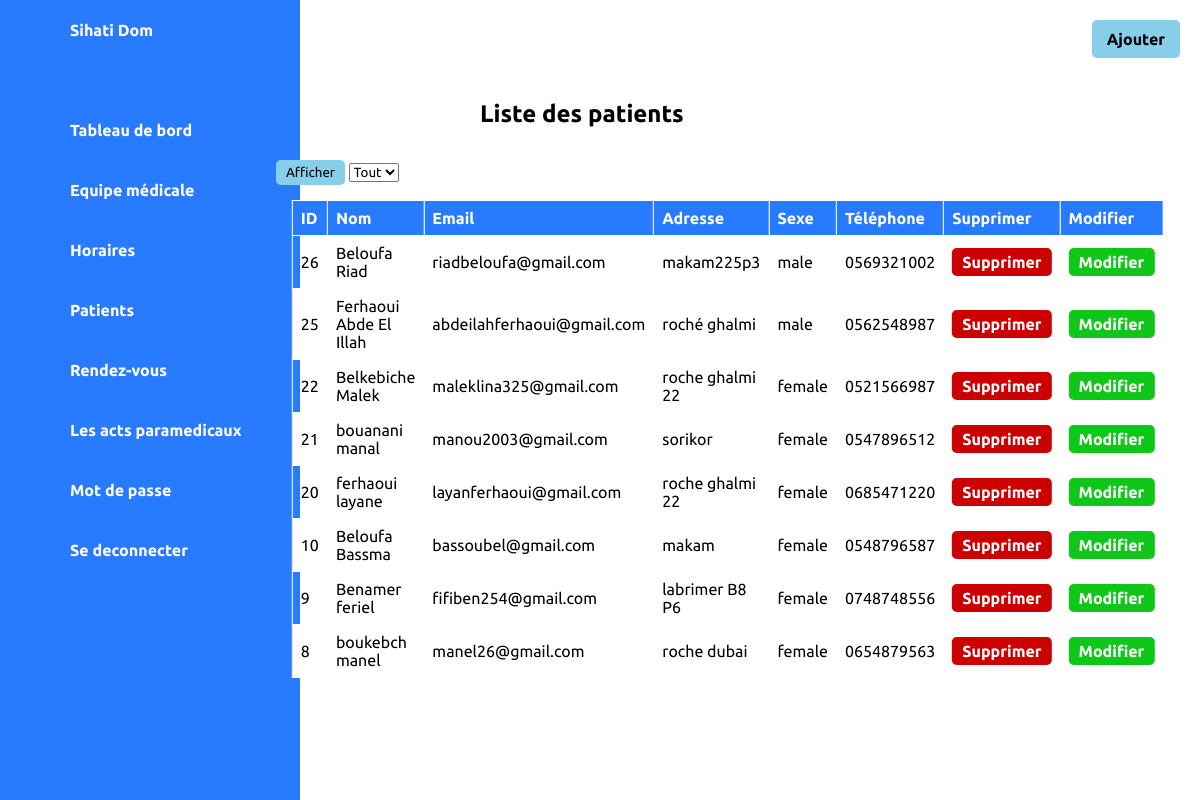
/patients.php, run on the app's committed database.
### tables this page shows
CREATE TABLE `patients` (
  `id` int(11) NOT NULL,
  `username` varchar(50) NOT NULL,
  `password` varchar(100) NOT NULL,
  `email` varchar(100) DEFAULT NULL,
  `address` varchar(255) DEFAULT NULL,
  `sex` enum('male','female') DEFAULT NULL,
  `phone` varchar(20) NOT NULL,
  `created_at` timestamp NOT NULL DEFAULT current_timestamp(),
  `status` varchar(10) DEFAULT 'hors ligne'
);

### patients.php (the view, shortened to what this page needs)
<?php include 'menu.php'; ?>
<!DOCTYPE html>
<html lang="fr">
<head>
    <link rel="stylesheet" href="sty.css">
</head>
<body>
<div class="container">
<div class="topbar">
    <a href="nouveau_patient.php" class="add-button">Ajouter</a>
</div>
<h2>Liste des patients</h2>
<form action="<?php echo htmlspecialchars($_SERVER["PHP_SELF"]); ?>" method="post">
    <input type="submit" value="Afficher" name="submit" class="show-button">
    <select name="nombre" id="nombre" class="select-box">
        <option value="0" <?php if(isset($_POST['nombre']) && $_POST['nombre'] == 0) echo 'selected'; ?>>Tout</option>
    </select>
</form>
    <table border="1" id="tableauPatients">
    <?php
$servername = "localhost";
$usernameDB = "root";
$passwordDB = "";
$dbname = "user";
$conn = new mysqli($servername, $usernameDB, $passwordDB, $dbname);
$sql_count = "SELECT COUNT(*) AS total_patients FROM patients";
$result_count = $conn->query($sql_count);
$total_patients = 0;
if ($result_count->num_rows > 0) {
    $row = $result_count->fetch_assoc();
    $total_patients = $row["total_patients"];
}
if ($total_patients == 0) {
    $output = "<tr><td colspan='9'>Aucun patient trouvé</td></tr>";
} else {
    $selected_value = isset($_POST['nombre']) ? $_POST['nombre'] : 0;
    $limit = ($selected_value > 0) ? $selected_value : $total_patients;
    $sql = "SELECT id, username, email, address, sex, phone FROM patients ORDER BY id DESC LIMIT $limit";
    $result = $conn->query($sql);
    if ($result->num_rows > 0) {
        $output = "<tr>
                        <th>ID</th>
                        <th>Nom</th>
                        <th>Email</th>
                        <th>Adresse</th>
                        <th>Sexe</th>
                        <th>Téléphone</th>
                        <th>Supprimer</th>
                        <th>Modifier</th>
                    </tr>";
        while ($row = $result->fetch_assoc()) {
            $output .= "<tr>";
            $output .= "<td>" . $row["id"] . "</td>";
            $output .= "<td>" . $row["username"] . "</td>";
            $output .= "<td>" . $row["email"] . "</td>";
            $output .= "<td>" . $row["address"] . "</td>";
            $output .= "<td>" . $row["sex"] . "</td>";
            $output .= "<td>" . htmlspecialchars($row["phone"]) . "</td>";
            $output .= "<td><a href='#' onclick='confirmDelete(\"" . $row["username"] . "\")' class='delete-button'>Supprimer</a></td>";
            $output .= "<td><a href='modifier_patient.php?id=" . $row["id"] . "' class='modifier-link'>Modifier</a></td>";
            $output .= "</tr>";
        }
    }
}
echo $output;
?>
    </table>
</div>
</body>
</html>

### styl.css (style rules this page uses)
* { margin: 0; padding: 0; box-sizing: border-box; font-family: 'Ubuntu' , sans-serif; }
:root { --blue: #287bff; --white:#fff; --grey: #f5f5f5; --black1: #222; --black2: #999; }
body { min-height: 100vh; overflow-x:hidden; }
.container { position: relative; width: 100%; }
.topbar { width: 100%; height: 60px; display: flex; justify-content: space-between; align-items: center; padding: 0 10px; }

### sty.css (style rules this page uses)
.add-button { background-color: #87CEEB; color: black; border: none; padding: 10px 15px; border-radius: 5px; cursor: pointer; position: fixed; top: 20px; right: 20px; transition: background-color 0.3s, color 0.3s; text-decoration: none; }
.show-button { background-color: #87CEEB; color: black; border: none; padding: 5px 10px; border-radius: 5px; margin-top: 40px; left:23%; position: relative; top: 60px; }
.select-box { background-color: white; color: black; border: yes; padding: 0px 0px; border-radius: 2px; margin-top: 40px; margin-right: 10px; position: relative; left: 23%; top: 60px; }
h2 { position: absolute; top: 100px; left: calc(50% - 43%); width: 50%; left: 40%; }
table { margin: 75px auto; position: absolute; left: 57%; transform: translateX(-45%); border-collapse: collapse; }
th, td { border: 1px solid white; padding: 8px; text-align: left; }
th { background-color: #287bff; color: white ; font-weight: bold; }
tr:nth-child(odd) { background-color: white; }
a { color: #287bff; text-decoration: none; font-weight: bold; }
.delete-button { background-color: #cc0000; color: white; border: none; padding: 5px 10px; border-radius: 5px; cursor: pointer; text-decoration: none; }
.modifier-link { background-color: #0fc718; color: white; border: none; padding: 5px 10px; border-radius: 5px; cursor: pointer; text-decoration: none; }

### data on the page
patients: id "26", username "Beloufa Riad", email "riadbeloufa@gmail.com", address "makam225p3", sex "male", phone "0569321002"
patients: id "25", username "Ferhaoui Abde El Illah", email "abdeilahferhaoui@gmail.com", address "roché ghalmi", sex "male", phone "0562548987"
patients: id "22", username "Belkebiche Malek", email "maleklina325@gmail.com", address "roche ghalmi 22", sex "female", phone "0521566987"
patients: id "21", username "bouanani manal", email "manou2003@gmail.com", address "sorikor", sex "female", phone "0547896512"
patients: id "20", username "ferhaoui layane", email "layanferhaoui@gmail.com", address "roche ghalmi 22", sex "female", phone "0685471220"
patients: id "10", username "Beloufa Bassma", email "bassoubel@gmail.com", address "makam", sex "female", phone "0548796587"
patients: id "9", username "Benamer feriel", email "fifiben254@gmail.com", address "labrimer B8 P6", sex "female", phone "0748748556"
patients: id "8", username "boukebch manel", email "manel26@gmail.com", address "roche dubai", sex "female", phone "0654879563"
